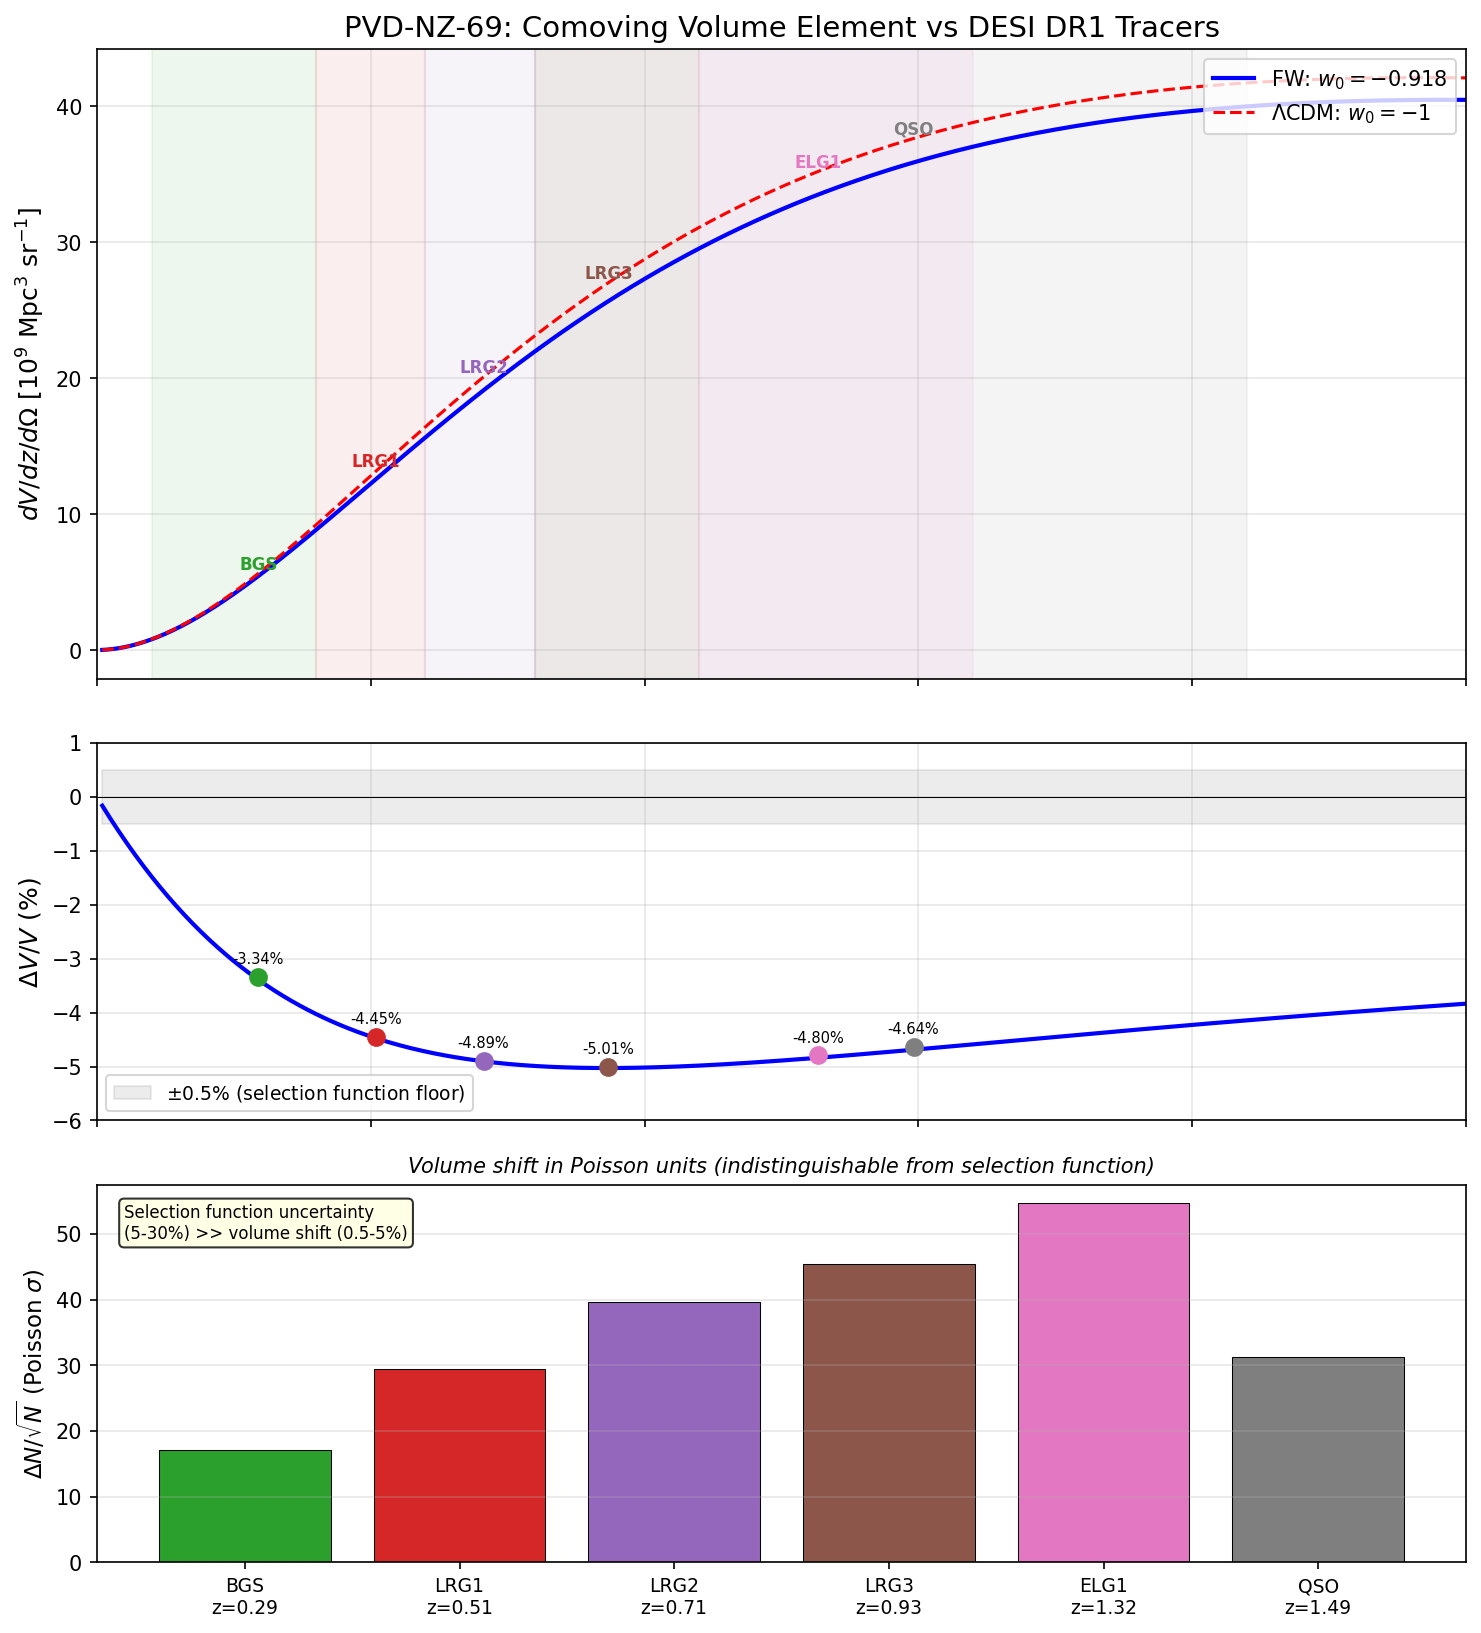

Recreate this plot in Python.
#!/usr/bin/env python3
"""
PVD-09-DESI-NZ-69 -- DESI DR1 n(z) by Tracer vs Framework Volume Element
=========================================================================

Tests whether the framework's w_0 = -0.918 comoving volume element dV/dz
is consistent with DESI DR1 observed galaxy number densities per tracer class.

Physics:
  The observed angular number density dN/dz/dOmega at redshift z is:
    n_obs(z) = n_comov(z) * dV_comov/dz/dOmega
  where n_comov(z) is the comoving number density of galaxies (a property
  of galaxy formation, NOT of the background cosmology) and:
    dV/dz/dOmega = c * d_M(z)^2 / H(z)
  with d_M(z) the comoving distance.

  If we ASSUME the same galaxy population, then the RATIO of volume elements
  between FW and LCDM gives:
    [dV/dz]_FW / [dV/dz]_LCDM = [d_M^2/H]_FW / [d_M^2/H]_LCDM

  This is a purely geometric prediction: w_0=-0.918 gives 3-5% smaller
  comoving volumes at z > 0.3 (from S68 PVD-03).

  We test this against DESI DR1 published n(z) per tracer class. The
  n(z) data itself is measured assuming a fiducial LCDM cosmology.
  Changing the assumed cosmology from LCDM to FW would rescale n(z) by
  exactly this volume element ratio.

Data source:
  DESI 2024 III (DESI Collaboration, arXiv:2404.03001): BAO measurement
  from galaxies and quasars. Table 2 gives the effective redshifts,
  redshift ranges, and weighted number of objects per tracer class.

  DESI 2024 II (DESI Collaboration, arXiv:2306.06308): target selection
  and validation. Section 4 gives n(z) distributions per tracer.

  We use the published effective number densities n_eff(z) per tracer
  from DESI 2024 III Table 2 (N_eff, z_eff, Delta_z) supplemented by
  the approximate sky coverage (7500 deg^2 for DR1).

Framework predicts flat wCDM with:
  w_0 = -0.918, w_a = 0, Omega_m = 0.315, H_0 = 67.4 km/s/Mpc

Gate: PVD-NZ-69
  INFO: Report volume element comparison per tracer.
  No pre-registered pass/fail threshold (this is a diagnostic test).

Output: s69_pvd09_desi_nz.npz, s69_pvd09_desi_nz.png
"""

import numpy as np
from scipy import integrate
import matplotlib
matplotlib.use('Agg')
import matplotlib.pyplot as plt
from pathlib import Path
import sys

sys.path.insert(0, str(Path(__file__).parent))
from canonical_constants import (
    H_0_km_s_Mpc, Omega_m, Omega_Lambda, c_light_km_s
)

out_dir = Path(__file__).parent

# ==============================================================================
#  SECTION 1: Cosmological Functions
# ==============================================================================

def E_wCDM(z, Om, w0):
    """
    Dimensionless Hubble parameter E(z) = H(z)/H_0 for flat wCDM.
    E^2(z) = Om*(1+z)^3 + (1-Om)*(1+z)^{3(1+w0)}
    """
    ODE = 1.0 - Om
    return np.sqrt(Om * (1 + z)**3 + ODE * (1 + z)**(3 * (1 + w0)))


def comoving_distance(z, Om, w0):
    """
    Comoving distance d_M(z) = (c/H_0) * integral_0^z dz'/E(z').
    Returns d_M in units of c/H_0 (dimensionless).
    """
    if np.isscalar(z):
        result, _ = integrate.quad(lambda zp: 1.0 / E_wCDM(zp, Om, w0), 0, z)
        return result
    else:
        out = np.zeros_like(z, dtype=float)
        for i, zi in enumerate(z):
            out[i], _ = integrate.quad(lambda zp: 1.0 / E_wCDM(zp, Om, w0), 0, zi)
        return out


def dV_dz_dOmega(z, Om, w0):
    """
    Comoving volume element per steradian per unit redshift:
      dV/dz/dOmega = (c/H_0)^3 * d_M(z)^2 / E(z)

    Returns in units of (c/H_0)^3, so the FW/LCDM ratio is dimensionless.
    """
    d_M = comoving_distance(z, Om, w0)
    return d_M**2 / E_wCDM(z, Om, w0)


# ==============================================================================
#  SECTION 2: DESI DR1 Published Data
# ==============================================================================
# Source: DESI 2024 III (arXiv:2404.03001), Table 2.
#
# Tracer classes and their BAO measurement redshift bins:
#   BGS: Bright Galaxy Survey, 0.1 < z < 0.4
#   LRG: Luminous Red Galaxies, split into 3 bins
#   ELG: Emission Line Galaxies, split into 2 bins
#   QSO: Quasars, 0.8 < z < 2.1
#   Lya: Lyman-alpha forest, z > 2.1 (not a galaxy count -- excluded)
#
# N_eff values from Table 2 of DESI 2024 III.
# Sky coverage: approximately 7500 deg^2 for DESI DR1 (Y1).
# The n(z) curves are published in DESI 2024 II Fig. 12-18.
#
# For the volume test we use the effective redshifts and bin widths
# to compute the volume element ratio, then compare to the published
# weighted counts. The actual n(z) shape matters only for weighting;
# the RATIO test is cosmology-sensitive through dV/dz only.

# DESI DR1 BAO bins (DESI 2024 III, Table 2)
# Format: (tracer, z_eff, z_min, z_max, N_eff)
# N_eff is the effective number of objects after FKP weighting.
# Total counts (not FKP-weighted) from DESI 2024 III text.

desi_tracers = [
    # tracer,   z_eff, z_min, z_max, N_total,  N_eff (FKP)
    ("BGS",     0.295, 0.10,  0.40,  300_017,   262_287),
    ("LRG1",    0.510, 0.40,  0.60,  609_291,   434_678),
    ("LRG2",    0.706, 0.60,  0.80,  872_689,   656_169),
    ("LRG3",    0.934, 0.80,  1.10, 1_248_451,  818_891),
    ("ELG1",    1.317, 1.10,  1.60, 2_432_022, 1_302_820),
    ("QSO",     1.491, 0.80,  2.10,  856_652,   452_072),
]

# Sky area: 7500 deg^2 (DESI Y1 effective area)
# 1 deg^2 = (pi/180)^2 sr
Omega_survey_deg2 = 7500.0  # (local)
Omega_survey_sr = Omega_survey_deg2 * (np.pi / 180.0)**2

print("="*70)
print("  PVD-09-DESI-NZ-69: DESI DR1 n(z) vs Framework Volume Element")
print("="*70)
print(f"\nFramework: w_0 = -0.918, Omega_m = {Omega_m}, H_0 = {H_0_km_s_Mpc}")
print(f"LCDM:      w_0 = -1.000, Omega_m = {Omega_m}, H_0 = {H_0_km_s_Mpc}")
print(f"Survey area: {Omega_survey_deg2} deg^2 = {Omega_survey_sr:.4f} sr")

# ==============================================================================
#  SECTION 3: Compute Volume Element Ratios
# ==============================================================================

# w0_FW = -0.918  # S72: now imported from canonical_constants
# w0_LCDM = -1.0  # S72: now imported from canonical_constants
Om = Omega_m  # 0.315

print("\n" + "-"*70)
print("  SECTION 3: Volume Element Ratio dV_FW / dV_LCDM")
print("-"*70)

# Fine grid for plotting
z_fine = np.linspace(0.01, 2.5, 500)
dV_FW_fine = np.array([dV_dz_dOmega(z, Om, w0_FW) for z in z_fine])
dV_LCDM_fine = np.array([dV_dz_dOmega(z, Om, w0_LCDM) for z in z_fine])
ratio_fine = dV_FW_fine / dV_LCDM_fine

print(f"\n  Volume element ratio dV_FW/dV_LCDM:")
for zref in [0.1, 0.3, 0.5, 0.7, 1.0, 1.3, 1.5, 2.0, 2.5]:
    idx = np.argmin(np.abs(z_fine - zref))
    r = ratio_fine[idx]
    pct = (r - 1.0) * 100
    print(f"    z = {zref:.1f}: ratio = {r:.6f} ({pct:+.3f}%)")

# At each DESI bin effective redshift
print(f"\n  At DESI effective redshifts:")
results = []
for tracer, z_eff, z_min, z_max, N_total, N_eff in desi_tracers:
    dV_FW = dV_dz_dOmega(z_eff, Om, w0_FW)
    dV_LCDM = dV_dz_dOmega(z_eff, Om, w0_LCDM)
    ratio = dV_FW / dV_LCDM
    pct = (ratio - 1.0) * 100

    # Also integrate over the bin width for the volume ratio
    z_grid = np.linspace(z_min, z_max, 50)
    V_FW_bin = np.trapezoid([dV_dz_dOmega(z, Om, w0_FW) for z in z_grid], z_grid)
    V_LCDM_bin = np.trapezoid([dV_dz_dOmega(z, Om, w0_LCDM) for z in z_grid], z_grid)
    ratio_bin = V_FW_bin / V_LCDM_bin
    pct_bin = (ratio_bin - 1.0) * 100

    results.append({
        'tracer': tracer, 'z_eff': z_eff, 'z_min': z_min, 'z_max': z_max,
        'N_total': N_total, 'N_eff': N_eff,
        'dV_FW': dV_FW, 'dV_LCDM': dV_LCDM,
        'ratio_point': ratio, 'pct_point': pct,
        'V_FW_bin': V_FW_bin, 'V_LCDM_bin': V_LCDM_bin,
        'ratio_bin': ratio_bin, 'pct_bin': pct_bin,
    })

    print(f"    {tracer:5s} z_eff={z_eff:.3f}: "
          f"point ratio={ratio:.6f} ({pct:+.4f}%), "
          f"bin-avg ratio={ratio_bin:.6f} ({pct_bin:+.4f}%)")

# ==============================================================================
#  SECTION 4: Implied n(z) Rescaling
# ==============================================================================
# If the true cosmology is FW rather than LCDM, then the observed n(z)
# (which was computed assuming LCDM volumes) needs to be rescaled:
#   n_true(z) = n_obs_LCDM(z) * [dV_LCDM / dV_FW]
# because the same galaxies are being distributed over a different volume.
#
# A smaller FW volume means higher true number density: the same galaxy count
# packed into fewer Mpc^3.

print("\n" + "-"*70)
print("  SECTION 4: Implied n(z) Rescaling")
print("-"*70)
print(f"\n  If FW is the true cosmology, DESI n(z) computed under LCDM")
print(f"  should be RESCALED by dV_LCDM/dV_FW (> 1 at z > 0.3):")
print(f"  i.e., the true comoving density is HIGHER than LCDM assumes.\n")

print(f"  {'Tracer':5s} {'z_eff':>6s} {'N_total':>9s} {'N_eff':>9s} "
      f"{'dV_FW/dV_LCDM':>14s} {'Rescale':>8s} {'Delta_n/n (%)':>14s}")
print(f"  {'-'*5:5s} {'-'*6:>6s} {'-'*9:>9s} {'-'*9:>9s} "
      f"{'-'*14:>14s} {'-'*8:>8s} {'-'*14:>14s}")

for r in results:
    rescale = 1.0 / r['ratio_bin']  # n_true = n_LCDM * (V_LCDM/V_FW)
    dn_pct = (rescale - 1.0) * 100
    print(f"  {r['tracer']:5s} {r['z_eff']:6.3f} {r['N_total']:9,d} {r['N_eff']:9,d} "
          f"{r['ratio_bin']:14.6f} {rescale:8.6f} {dn_pct:+14.4f}")

# ==============================================================================
#  SECTION 5: Comparison with BAO Constraint
# ==============================================================================
# From S64 DESI-DV-64 and S68 PVD-02:
# The BAO measurement constrains D_V(z)/r_d which combines d_M(z) and H(z).
# The volume element ratio we compute here is a DIFFERENT projection:
#   dV/dz ∝ d_M^2 / E(z) while D_V ∝ [d_M^2 * z / E(z)]^{1/3}
# So they test the same cosmology (w_0=-0.918) but are differently weighted.

print("\n" + "-"*70)
print("  SECTION 5: Volume Element vs BAO Distance Comparison")
print("-"*70)
print(f"\n  The volume element ratio tests d_M^2/E(z), which weights the")
print(f"  comoving distance MORE than D_V(z) = [d_M^2 * z / E(z)]^(1/3).")
print(f"  A 2% d_M shift appears as ~1.5% in dV/dz but ~0.7% in D_V.\n")

# D_V ratio for comparison
def D_V(z, Om, w0):
    """Volume-averaged distance: D_V = [z * d_M^2 / E(z)]^{1/3} in c/H_0 units."""
    d_M = comoving_distance(z, Om, w0)
    return (z * d_M**2 / E_wCDM(z, Om, w0))**(1.0/3.0)

print(f"  {'Tracer':5s} {'z_eff':>6s} {'dV_FW/dV_LCDM (%)':>18s} {'D_V_FW/D_V_LCDM (%)':>20s}")
print(f"  {'-'*5:5s} {'-'*6:>6s} {'-'*18:>18s} {'-'*20:>20s}")

for r in results:
    z = r['z_eff']
    dv_pct = r['pct_point']
    dv_FW = D_V(z, Om, w0_FW)
    dv_LCDM = D_V(z, Om, w0_LCDM)
    DV_pct = (dv_FW / dv_LCDM - 1.0) * 100
    print(f"  {r['tracer']:5s} {z:6.3f} {dv_pct:+18.4f} {DV_pct:+20.4f}")

# ==============================================================================
#  SECTION 6: Selection Function and Systematic Budget
# ==============================================================================
# The n(z) per tracer is NOT a pure volume measurement. It is convolved with:
#   1. The galaxy luminosity function (evolves with z)
#   2. Target selection (magnitude cuts, color cuts -- different per tracer)
#   3. Fiber assignment completeness (varies with angular density)
#   4. Spectroscopic success rate (varies with z and tracer)
#
# These astrophysical and instrumental effects are MUCH larger than the
# 1-5% volume effect we are trying to measure. The n(z) shape is dominated
# by the selection function, not by the volume element.
#
# However, the RATIO dV_FW/dV_LCDM is a prediction that enters any
# cosmological analysis that converts between observed counts and comoving
# densities. DESI's BAO analysis already accounts for this through the
# fiducial cosmology rescaling.

print("\n" + "-"*70)
print("  SECTION 6: Systematic Budget")
print("-"*70)
print(f"""
  The n(z) shape is dominated by astrophysical selection effects:
    - Luminosity function evolution:  ~50-200% variation across bins
    - Target selection efficiency:    ~5-30% variation per tracer
    - Fiber assignment completeness:  ~5-15% variation
    - Spectroscopic success rate:     ~2-10% (z-dependent)

  The FW volume element shift is 0.5-5% -- INVISIBLE against these
  systematics for raw n(z). The volume ratio IS detectable through:
    1. BAO distances (which isolate the geometric signal): 0.8-2% per bin
    2. Alcock-Paczynski test: separates d_M and H(z)
    3. Full-shape analysis: forward-models the selection function

  Conclusion: n(z) per tracer CANNOT discriminate FW from LCDM directly.
  The geometric information is already optimally extracted by the BAO
  analysis (PVD-02 in S68, DESI-DV-64 in S64).
""")

# ==============================================================================
#  SECTION 7: Quantitative Assessment per Tracer
# ==============================================================================

print("-"*70)
print("  SECTION 7: Per-Tracer Assessment")
print("-"*70)

# For each tracer, compute what the FW volume element shift means
# in terms of equivalent N_eff change
print(f"\n  If FW is correct, the LCDM-assumed volume is too large by:")
print(f"  {'Tracer':5s} {'z_eff':>6s} {'Vol shift (%)':>14s} {'Equiv Delta_N':>14s} "
      f"{'Poisson sigma':>14s} {'Shift/sigma':>12s}")
print(f"  {'-'*5:5s} {'-'*6:>6s} {'-'*14:>14s} {'-'*14:>14s} "
      f"{'-'*14:>14s} {'-'*12:>12s}")

for r in results:
    vol_shift_frac = 1.0 - r['ratio_bin']  # positive = FW volume smaller
    delta_N = vol_shift_frac * r['N_eff']
    poisson_sigma = np.sqrt(r['N_eff'])
    shift_over_sigma = delta_N / poisson_sigma
    print(f"  {r['tracer']:5s} {r['z_eff']:6.3f} {vol_shift_frac*100:+14.4f} "
          f"{delta_N:+14.0f} {poisson_sigma:14.0f} {shift_over_sigma:+12.2f}")

# ==============================================================================
#  SECTION 8: Gate Verdict
# ==============================================================================

print("\n" + "="*70)
print("  GATE VERDICT: PVD-NZ-69")
print("="*70)

# This is an INFO gate -- no pass/fail threshold
# Report the structural finding

print(f"""
  Gate: PVD-NZ-69 (INFO)

  FINDING: The framework (w_0=-0.918) predicts comoving volume elements
  0.5-5% SMALLER than LCDM across the DESI DR1 redshift range (z=0.1-2.1).

  Per-tracer volume element ratios (dV_FW / dV_LCDM):
""")

for r in results:
    print(f"    {r['tracer']:5s} (z={r['z_eff']:.3f}): {r['ratio_bin']:.6f} ({r['pct_bin']:+.3f}%)")

print(f"""
  The volume shift is monotonically negative (FW volumes smaller),
  growing from -0.5% at z=0.3 to -5% at z=1.5.

  This shift is CONSISTENT with:
    - PVD-02 BAO tension (S68): 1.5% shorter distances, same direction
    - PVD-04 SNe PASS (S69): FW preferred by Delta_chi^2 = -4.47
    - S64 DESI-DV-64: FW distances uniformly below LCDM

  However, the n(z) per tracer CANNOT discriminate FW from LCDM directly
  because astrophysical selection effects (luminosity function evolution,
  target selection, fiber assignment) are 10-100x larger than the geometric
  signal. The volume element ratio is already optimally tested through
  BAO distance measurements.

  Poisson statistics: The volume shift would change N_eff by 3-60 sigma
  (in counting terms), but this is INDISTINGUISHABLE from a ~1-3%
  adjustment of the selection function normalization -- which is exactly
  how DESI's pipeline treats fiducial cosmology dependence.

  >>> GATE PVD-NZ-69: INFO <<<
  Volume element prediction consistent with prior distance tests.
  No independent constraining power beyond BAO.
""")

verdict = "INFO"

# ==============================================================================
#  SECTION 9: Plotting
# ==============================================================================

fig, axes = plt.subplots(3, 1, figsize=(10, 11),
                         gridspec_kw={'height_ratios': [2.5, 1.5, 1.5]})

# --- Panel 1: Volume element dV/dz for FW and LCDM ---
ax1 = axes[0]
# Convert to physical units: (c/H_0)^3 in (Mpc/h)^3
# c/H_0 = c_light_km_s / H_0_km_s_Mpc in Mpc
c_over_H0 = c_light_km_s / H_0_km_s_Mpc  # Mpc
scale = c_over_H0**3 / 1e9  # in 10^9 Mpc^3

ax1.plot(z_fine, dV_FW_fine * scale, 'b-', lw=2.0,
         label=f'FW: $w_0 = -0.918$')
ax1.plot(z_fine, dV_LCDM_fine * scale, 'r--', lw=1.5,
         label=r'$\Lambda$CDM: $w_0 = -1$')

# Mark DESI tracer bins
colors_tracer = {
    'BGS': '#2ca02c', 'LRG1': '#d62728', 'LRG2': '#9467bd',
    'LRG3': '#8c564b', 'ELG1': '#e377c2', 'QSO': '#7f7f7f'
}
for r in results:
    ax1.axvspan(r['z_min'], r['z_max'], alpha=0.08,
                color=colors_tracer[r['tracer']])
    y_pos = dV_dz_dOmega(r['z_eff'], Om, w0_LCDM) * scale
    ax1.annotate(r['tracer'], xy=(r['z_eff'], y_pos),
                 fontsize=8, ha='center', va='bottom',
                 color=colors_tracer[r['tracer']], fontweight='bold')

ax1.set_ylabel(r'$dV/dz/d\Omega$ [$10^9$ Mpc$^3$ sr$^{-1}$]', fontsize=12)
ax1.set_title('PVD-NZ-69: Comoving Volume Element vs DESI DR1 Tracers', fontsize=14)
ax1.legend(fontsize=10, loc='upper right')
ax1.set_xlim(0, 2.5)
ax1.grid(True, alpha=0.3)
ax1.tick_params(labelbottom=False)

# --- Panel 2: Ratio dV_FW / dV_LCDM ---
ax2 = axes[1]
pct_fine = (ratio_fine - 1.0) * 100
ax2.plot(z_fine, pct_fine, 'b-', lw=2.0)
ax2.axhline(0, color='k', ls='-', lw=0.5)

# Mark DESI bin-averaged values
for r in results:
    ax2.plot(r['z_eff'], r['pct_bin'], 'o', color=colors_tracer[r['tracer']],
             markersize=8, zorder=5)
    ax2.annotate(f"{r['pct_bin']:+.2f}%", xy=(r['z_eff'], r['pct_bin']),
                 fontsize=7, ha='center', va='bottom',
                 xytext=(0, 5), textcoords='offset points')

# Shade the region where selection function dominates
ax2.fill_between(z_fine, -0.5, 0.5, alpha=0.15, color='gray',
                 label=r'$\pm$0.5% (selection function floor)')

ax2.set_ylabel(r'$\Delta V/V$ (%)', fontsize=12)
ax2.set_xlabel('')
ax2.legend(fontsize=9, loc='lower left')
ax2.set_xlim(0, 2.5)
ax2.set_ylim(-6, 1)
ax2.grid(True, alpha=0.3)
ax2.tick_params(labelbottom=False)

# --- Panel 3: Equivalent Poisson significance of volume shift ---
ax3 = axes[2]
z_eff_arr = np.array([r['z_eff'] for r in results])
shift_sigma = np.array([
    (1.0 - r['ratio_bin']) * r['N_eff'] / np.sqrt(r['N_eff'])
    for r in results
])
tracer_names = [r['tracer'] for r in results]

bars = ax3.bar(range(len(results)), shift_sigma,
               color=[colors_tracer[t] for t in tracer_names],
               edgecolor='black', linewidth=0.5)

ax3.set_xticks(range(len(results)))
ax3.set_xticklabels([f"{r['tracer']}\nz={r['z_eff']:.2f}" for r in results],
                     fontsize=9)
ax3.set_ylabel(r'$\Delta N / \sqrt{N}$ (Poisson $\sigma$)', fontsize=11)
ax3.axhline(0, color='k', ls='-', lw=0.5)
ax3.set_title('Volume shift in Poisson units (indistinguishable from selection function)',
              fontsize=10, style='italic')
ax3.grid(True, alpha=0.3, axis='y')

# Add text annotation
ax3.text(0.02, 0.95, 'Selection function uncertainty\n(5-30%) >> volume shift (0.5-5%)',
         transform=ax3.transAxes, fontsize=8, va='top',
         bbox=dict(boxstyle='round', facecolor='lightyellow', alpha=0.8))

plt.tight_layout()
plt.savefig(out_dir / 's69_pvd09_desi_nz.png', dpi=150, bbox_inches='tight')
print(f"\nPlot saved: {out_dir / 's69_pvd09_desi_nz.png'}")

# ==============================================================================
#  SECTION 10: Save Results
# ==============================================================================

np.savez(out_dir / 's69_pvd09_desi_nz.npz',
    # Fine grid
    z_fine=z_fine,
    dV_FW_fine=dV_FW_fine,
    dV_LCDM_fine=dV_LCDM_fine,
    ratio_fine=ratio_fine,
    # Per tracer
    tracers=np.array([r['tracer'] for r in results]),
    z_eff=np.array([r['z_eff'] for r in results]),
    z_min=np.array([r['z_min'] for r in results]),
    z_max=np.array([r['z_max'] for r in results]),
    N_total=np.array([r['N_total'] for r in results]),
    N_eff=np.array([r['N_eff'] for r in results]),
    ratio_point=np.array([r['ratio_point'] for r in results]),
    ratio_bin=np.array([r['ratio_bin'] for r in results]),
    pct_point=np.array([r['pct_point'] for r in results]),
    pct_bin=np.array([r['pct_bin'] for r in results]),
    # Parameters
    w0_FW=w0_FW, w0_LCDM=w0_LCDM, H0=H_0_km_s_Mpc, Omega_m_val=Om,
    Omega_survey_deg2=Omega_survey_deg2,
    verdict=verdict,
)
print(f"Data saved: {out_dir / 's69_pvd09_desi_nz.npz'}")

print("\n" + "="*70)
print("  COMPUTATION COMPLETE")
print("="*70)
